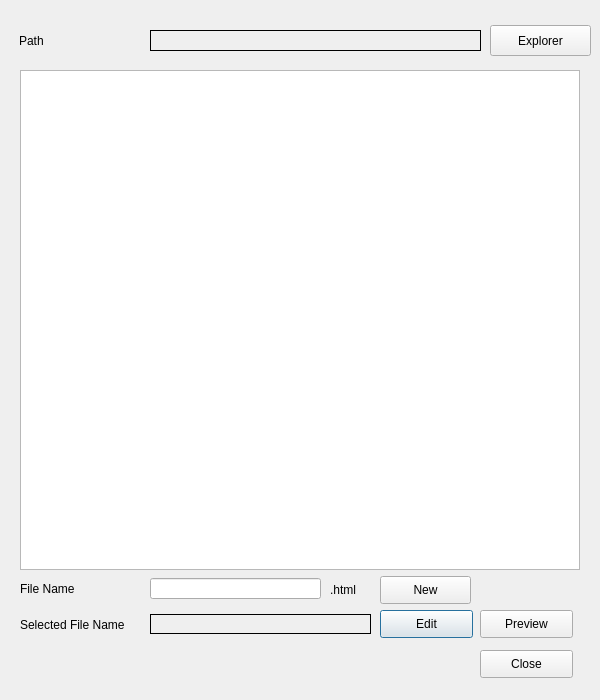
<?xml version="1.0" encoding="UTF-8"?>
<ui version="4.0">
 <class>HtmlEditDialog</class>
 <widget class="QDialog" name="HtmlEditDialog">
  <property name="geometry">
   <rect>
    <x>0</x>
    <y>0</y>
    <width>600</width>
    <height>700</height>
   </rect>
  </property>
  <property name="windowTitle">
   <string>Scenario Edit Dialog</string>
  </property>
  <widget class="QPushButton" name="btnEdit">
   <property name="geometry">
    <rect>
     <x>380</x>
     <y>610</y>
     <width>93</width>
     <height>28</height>
    </rect>
   </property>
   <property name="text">
    <string>Edit</string>
   </property>
  </widget>
  <widget class="QPushButton" name="btnCancel">
   <property name="geometry">
    <rect>
     <x>480</x>
     <y>650</y>
     <width>93</width>
     <height>28</height>
    </rect>
   </property>
   <property name="text">
    <string>Close</string>
   </property>
  </widget>
  <widget class="QTreeView" name="treeView">
   <property name="geometry">
    <rect>
     <x>20</x>
     <y>70</y>
     <width>560</width>
     <height>500</height>
    </rect>
   </property>
  </widget>
  <widget class="QLabel" name="lblPathName">
   <property name="geometry">
    <rect>
     <x>150</x>
     <y>30</y>
     <width>331</width>
     <height>21</height>
    </rect>
   </property>
   <property name="frameShape">
    <enum>QFrame::Box</enum>
   </property>
   <property name="text">
    <string/>
   </property>
  </widget>
  <widget class="QLabel" name="lblFileName">
   <property name="geometry">
    <rect>
     <x>150</x>
     <y>614</y>
     <width>221</width>
     <height>20</height>
    </rect>
   </property>
   <property name="frameShape">
    <enum>QFrame::Box</enum>
   </property>
   <property name="text">
    <string/>
   </property>
  </widget>
  <widget class="QLabel" name="lblPath">
   <property name="geometry">
    <rect>
     <x>19</x>
     <y>30</y>
     <width>131</width>
     <height>21</height>
    </rect>
   </property>
   <property name="text">
    <string>Path</string>
   </property>
  </widget>
  <widget class="QLabel" name="lblFileName_2">
   <property name="geometry">
    <rect>
     <x>20</x>
     <y>578</y>
     <width>131</width>
     <height>21</height>
    </rect>
   </property>
   <property name="text">
    <string>File Name</string>
   </property>
  </widget>
  <widget class="QPushButton" name="btnNew">
   <property name="geometry">
    <rect>
     <x>380</x>
     <y>576</y>
     <width>91</width>
     <height>28</height>
    </rect>
   </property>
   <property name="text">
    <string>New</string>
   </property>
  </widget>
  <widget class="QLineEdit" name="txtNewFileName">
   <property name="geometry">
    <rect>
     <x>150</x>
     <y>578</y>
     <width>171</width>
     <height>21</height>
    </rect>
   </property>
  </widget>
  <widget class="QLabel" name="lblSelectedFileName">
   <property name="geometry">
    <rect>
     <x>20</x>
     <y>614</y>
     <width>131</width>
     <height>21</height>
    </rect>
   </property>
   <property name="text">
    <string>Selected File Name</string>
   </property>
  </widget>
  <widget class="QPushButton" name="btnPreview">
   <property name="geometry">
    <rect>
     <x>480</x>
     <y>610</y>
     <width>93</width>
     <height>28</height>
    </rect>
   </property>
   <property name="text">
    <string>Preview</string>
   </property>
  </widget>
  <widget class="QPushButton" name="btnExplorer">
   <property name="geometry">
    <rect>
     <x>490</x>
     <y>25</y>
     <width>101</width>
     <height>31</height>
    </rect>
   </property>
   <property name="text">
    <string>Explorer</string>
   </property>
  </widget>
  <widget class="QLabel" name="label">
   <property name="geometry">
    <rect>
     <x>330</x>
     <y>580</y>
     <width>50</width>
     <height>20</height>
    </rect>
   </property>
   <property name="text">
    <string>.html</string>
   </property>
  </widget>
 </widget>
 <tabstops>
  <tabstop>btnExplorer</tabstop>
  <tabstop>treeView</tabstop>
  <tabstop>txtNewFileName</tabstop>
  <tabstop>btnNew</tabstop>
  <tabstop>btnEdit</tabstop>
  <tabstop>btnPreview</tabstop>
  <tabstop>btnCancel</tabstop>
 </tabstops>
 <resources/>
 <connections/>
</ui>
